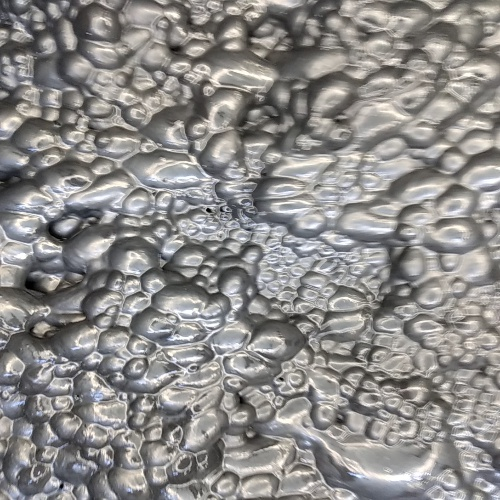
#> input picture web_project/video_detection/statics/images/rl4_pb15-7-0.jpg, 500 x 500 px, given in place of rl4_pb8-7.mp4, which was not available
$ jupyter execute velocity-test3.ipynb
#> lines starting #> are read from the running program, lines starting #| are printed output that depends on the picture; after the words box and inside, x2 and y2 are one past the last pixel; in counts of white or black regions, pixels touching at a corner belong together; pictures that were not available may be replaced by others from this repository, and a replacement may not be noted
[cell 1]
def crop(Image, offsetHauteur, offsetLargeur):
    hauteur = Image.shape[0]
    largeur = Image.shape[1]
    croped_image = Image[(hauteur//2 -offsetHauteur):(hauteur//2 +offsetHauteur),(largeur//2 -offsetLargeur):(largeur//2 +offsetLargeur)]
    return croped_image

[cell 2]
import cv2 as cv
import numpy as np
import time
import math
pathVideo = "./video/rl4_pb8-7.mp4"
start = time.process_time()

# Parameters for Shi-Tomasi corner detection
feature_params = dict(maxCorners = 0, qualityLevel = 0.2, minDistance = 10, blockSize = 7)
# Parameters for Lucas-Kanade optical flow
lk_params = dict(winSize = (15,15), maxLevel = 2, criteria = (cv.TERM_CRITERIA_EPS | cv.TERM_CRITERIA_COUNT, 10, 0.03))
# The video feed is read in as a VideoCapture object
cap = cv.VideoCapture(pathVideo)
if not cap.isOpened():
    print("Cannot open the file !")
# Variable for color to draw optical flow track
color = (0, 255, 0)
# pixel to mm
pixels_to_mm = 1
# get the FPS of the video
fps = int(cap.get(cv.CAP_PROP_FPS))
# set the step for taking frames based on the FPS
### step = int((1/fps) * 1000) # msec in this case the programme will be slower
step = 150 # this is the best value
# set the counter of frames
count = 0
# ret = a boolean return value from getting the frame, first_frame = the first frame in the entire video sequence
ret, first_frame = cap.read()
#> first_frame is the input picture: shape (500, 500, 3); mean B, G, R 138.6, 140.2, 142.1
# crop the frame
first_frame = crop(first_frame,200,200)
#> in crop, `croped_image = Image[(hauteur//2 -offsetHauteur):(hauteur//2 +offsetHa..`:
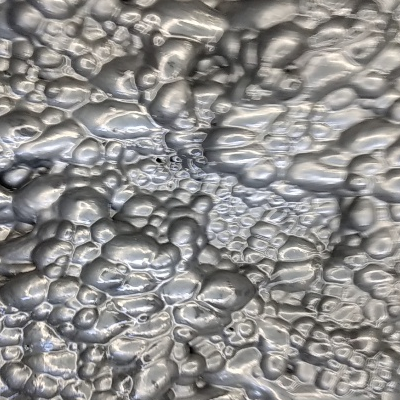
#> croped_image: shape (400, 400, 3); mean B, G, R 140.4, 142, 143.5
# Converts frame to grayscale because we only need the luminance channel for detecting edges - less computationally expensive
prev_gray = cv.cvtColor(first_frame, cv.COLOR_BGR2GRAY)
# Otsu's thresholding
ret2,prev_gray = cv.threshold(prev_gray,0,255,cv.THRESH_BINARY+cv.THRESH_OTSU)
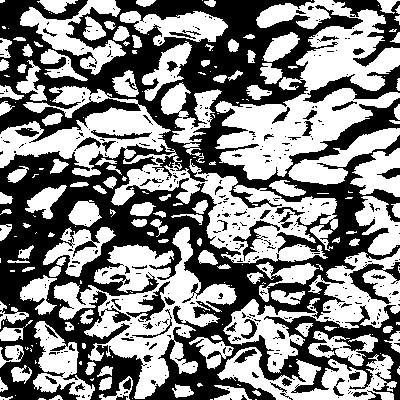
#> prev_gray: shape (400, 400); 51.9% white; 436 black regions (371 under 20 px), largest, box (x1, y1, x2, y2) and area: (0, 0, 400, 400) 68143, (333, 0, 400, 67) 1333, (303, 65, 400, 103) 1200
#> ret2 = 140
# Finds the strongest corners in the first frame by Shi-Tomasi method - we will track the optical flow for these corners
# https://docs.opencv.org/3.0-beta/modules/imgproc/doc/feature_detection.html#goodfeaturestotrack
prev = cv.goodFeaturesToTrack(prev_gray, mask = None, **feature_params)
#> prev = 578 rows, first 8: [20, 330], [245, 244], [394, 10], [95, 297], [70, 263], [325, 307], [95, 307], [102, 144]
# Creates an image filled with zero intensities with the same dimensions as the frame - for later drawing purposes
mask = np.zeros_like(first_frame)

while(True):
    # set the counter of frames
    count = count + 1
    # set the position to take the frame
    cap.set(cv.CAP_PROP_POS_MSEC,(count*step))
    # ret = a boolean return value from getting the frame, frame = the current frame being projected in the video
    ret, frame = cap.read()
    if ret == False:
        break
    # crop the frame
    frame = crop(frame,200,200)
    # Converts each frame to grayscale - we previously only converted the first frame to grayscale
    gray = cv.cvtColor(frame, cv.COLOR_BGR2GRAY)
    # Otsu's thresholding
    ret2,gray = cv.threshold(gray,0,255,cv.THRESH_BINARY+cv.THRESH_OTSU)
    # Calculates sparse optical flow by Lucas-Kanade method
    # https://docs.opencv.org/3.0-beta/modules/video/doc/motion_analysis_and_object_tracking.html#calcopticalflowpyrlk
    prev = cv.goodFeaturesToTrack(prev_gray, mask = None, **feature_params)
    next, status, error = cv.calcOpticalFlowPyrLK(prev_gray, gray, prev, None, **lk_params)
#> next has the same summary as prev; status = 578 values from 1 to 1; error = 578 values from 0 to 0
    # Selects good feature points for previous position
    good_old = prev[status == 1].astype(int)
#> good_old = 578 pairs, first value 1 to 398, second value 2 to 398
    # Selects good feature points for next position
    good_new = next[status == 1].astype(int)
#> good_new has the same summary as good_old
    # Creates an image filled with zero intensities with the same dimensions as the frame - for later drawing purposes
    mask = np.zeros_like(first_frame)
    # Draws the optical flow tracks
    vx_list = []
    vy_list = []
    dt = step/1000 # dt in second fixed for all frames
    for i, (new, old) in enumerate(zip(good_new, good_old)):
        # Returns a contiguous flattened array as (x, y) coordinates for new point
        x_new, y_new = new.ravel()
        # Returns a contiguous flattened array as (x, y) coordinates for old point
        x_old, y_old = old.ravel()
        # calculate the speed in x and y axis
        vx = abs((x_new-x_old)*pixels_to_mm/dt)
        vy = abs((y_new-y_old)*pixels_to_mm/dt)
        vx_list.append(vx)
        vy_list.append(vy)
        # Draws line between new and old position with green color and 2 thickness
        mask = cv.line(mask, (x_new, y_new), (x_old, y_old), color, 2)
        # Draws filled circle (thickness of -1) at new position with green color and radius of 3
        frame = cv.circle(frame, (x_new, y_new), 3, (0, 0, 255), -1)
#> this loop made 578 passes
#> (x_new, y_new, x_old, y_old) on passes 1 to 3: (20, 330, 20, 330), (245, 244, 245, 244), (394, 10, 394, 10)
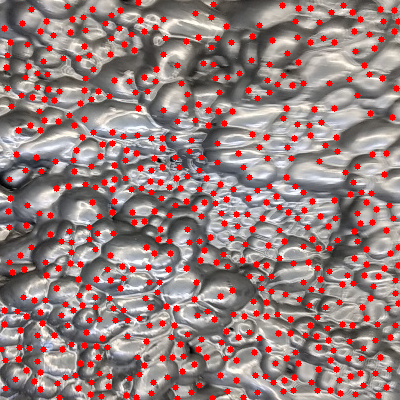
#> frame: shape (400, 400, 3); mean B, G, R 125.1, 126.6, 154.5
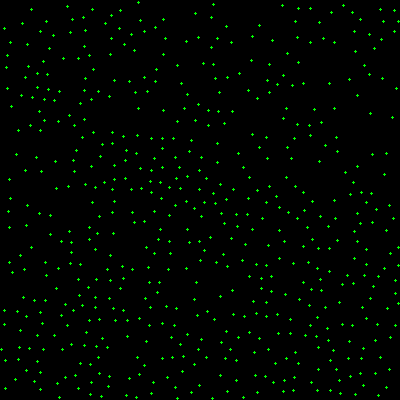
#> mask: shape (400, 400, 3); mean of channels 0, 1, 2 0, 4.6, 0; drawn as B, G, R
#> after the loop, vx_list = 578 values from 0 to 0; vy_list = 578 values from 0 to 0
    # calculate the average speed in x and y axis
    average_vx = sum(vx_list) / len(vx_list)
#> average_vx = 0
    average_vy = sum(vy_list) / len(vy_list)
#> average_vy = 0
    # Overlays the optical flow tracks on the original frame
    output = cv.add(frame, mask)
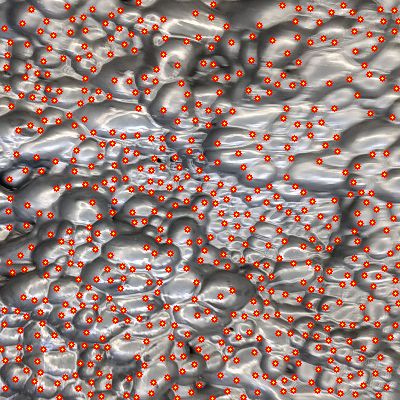
#> output: shape (400, 400, 3); mean B, G, R 125.1, 131.2, 154.5
    # Updates previous frame
    prev_gray = gray.copy()
    # [9 lines of commented-out code are left out]
    speed = np.zeros((250, 600), dtype = np.uint8)
    # whritw the speed result in the video
    text_vx = "vx = " + str(average_vx)
#> text_vx = 'vx = 0.0'
    text_vy = "vy = " + str(average_vy)
#> text_vy = 'vy = 0.0'
    text_v = "v = " + str(math.sqrt(pow(average_vx,2) + pow(average_vy,2)))
#> text_v = 'v = 0.0'
    font = cv.FONT_HERSHEY_SIMPLEX
    fontScale = 1
    cv.putText(speed, text_vx, (50, 50), font, fontScale, (255, 0, 0), 3)
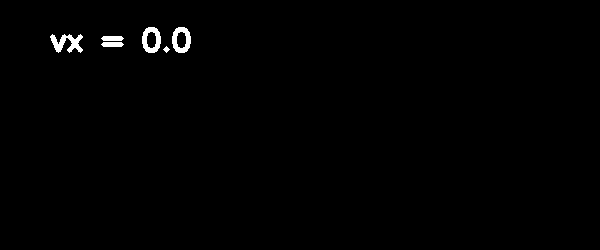
#> speed: shape (250, 600); 0.76% white; 6 white regions, box (x1, y1, x2, y2) and area: (50, 34, 83, 53) 331, (142, 27, 161, 53) 286, (172, 27, 191, 53) 286, (101, 36, 124, 41) 103, (101, 42, 124, 47) 103, (163, 46, 170, 53) 25
    cv.putText(speed, text_vx, (50, 50), font, fontScale, (255, 0, 0), 3)

    cv.putText(speed, text_vy, (50, 100), font, fontScale, (255, 0, 0), 3)
    cv.putText(speed, text_vy, (50, 100), font, fontScale, (255, 0, 0), 3)
    cv.putText(speed, text_v, (50, 150), font, fontScale, (255, 0, 0), 3)
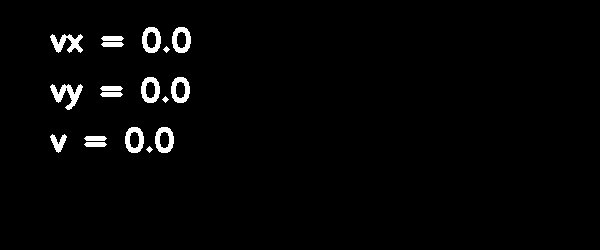
#> speed: shape (250, 600); 2.2% white; 18 white regions, largest, box (x1, y1, x2, y2) and area: (50, 84, 83, 110) 368, (50, 34, 83, 53) 331, (142, 27, 161, 53) 286
    # Opens a new window and displays the output frame
    cv.imshow("speed measures", speed)
    cv.imshow("sparse optical flow", output)
    cv.imshow("frame", frame)
    cv.imshow("Otsu's thresholding", gray)
    # Frames are read by intervals of 10 milliseconds. The programs breaks out of the while loop when the user presses the 'q' key
    if cv.waitKey(1) == ord('q'):
#> (key q is pressed here)
        break
print("==> optical flow ",time.process_time() - start)
# The following frees up resources and closes all windows
cap.release()
cv.destroyAllWindows()

$ run again, on web_project/video_detection/statics/images/rl4_pb15-7-24.jpg
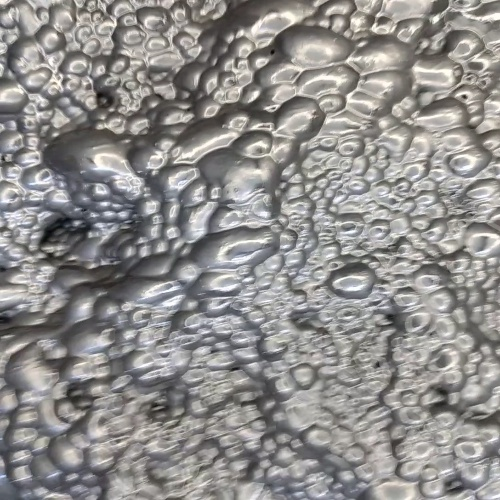
#> input picture web_project/video_detection/statics/images/rl4_pb15-7-24.jpg, 500 x 500 px, given in place of rl4_pb8-7.mp4, which was not available
#> first_frame is the input picture: shape (500, 500, 3); mean B, G, R 140.8, 142.5, 144.2
#> ret2 = 140
#> prev = 598 rows, first 8: [387, 134], [312, 273], [382, 388], [272, 140], [94, 140], [221, 75], [82, 51], [327, 282]
#> next has the same summary as prev; status = 598 values from 1 to 1; error = 598 values from 0 to 0
#> good_old = 598 pairs, first value 1 to 398, second value 1 to 398
#> good_new has the same summary as good_old
#> the loop `for i, (new, old) in enumerate(zip(good_new, good_old)):` made 598 passes
#> (x_new, y_new, x_old, y_old) on passes 1 to 3: (387, 134, 387, 134), (312, 273, 312, 273), (382, 388, 382, 388)
#> after the loop `for i, (new, old) in enumerate(zip(good_new, good_old)):`:
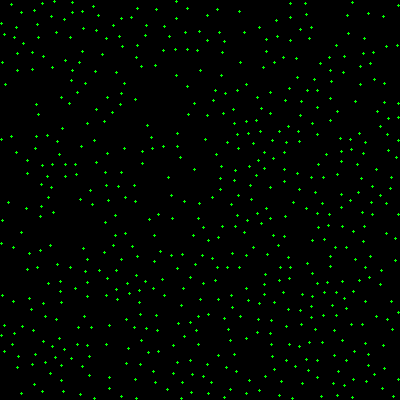
#> mask: shape (400, 400, 3); mean of channels 0, 1, 2 0, 4.8, 0; drawn as B, G, R
#> after the loop `for i, (new, old) in enumerate(zip(good_new, good_old)):`: vx_list = 598 values from 0 to 0
#> average_vx = 0
#> `output = cv.add(frame, mask)`:
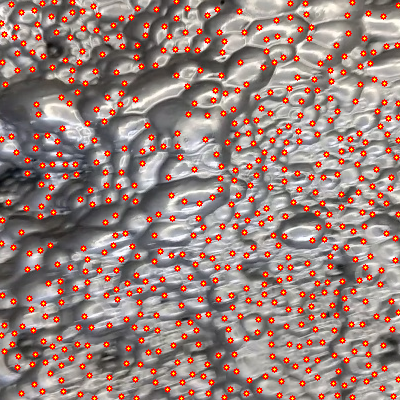
#> output: shape (400, 400, 3); mean B, G, R 124.5, 130.4, 154.3
#> text_vx = 'vx = 0.0'
#> text_vy = 'vy = 0.0'
#> text_v = 'v = 0.0'

$ run again, on web_project/video_detection/statics/images/rl4_pb15-7-61.jpg
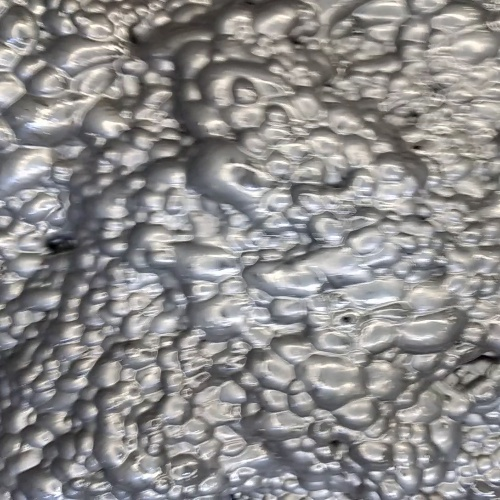
#> input picture web_project/video_detection/statics/images/rl4_pb15-7-61.jpg, 500 x 500 px, given in place of rl4_pb8-7.mp4, which was not available
#> first_frame is the input picture: shape (500, 500, 3); mean B, G, R 139.6, 140.1, 141.7
#> ret2 = 142
#> prev = 528 rows, first 8: [249, 190], [338, 40], [310, 279], [259, 262], [51, 282], [161, 62], [323, 221], [226, 284]
#> next has the same summary as prev; status = 528 values from 1 to 1; error = 528 values from 0 to 0
#> good_old = 528 pairs, first value 1 to 398, second value 1 to 398
#> good_new has the same summary as good_old
#> the loop `for i, (new, old) in enumerate(zip(good_new, good_old)):` made 528 passes
#> (x_new, y_new, x_old, y_old) on passes 1 to 3: (249, 190, 249, 190), (338, 40, 338, 40), (310, 279, 310, 279)
#> after the loop `for i, (new, old) in enumerate(zip(good_new, good_old)):`:
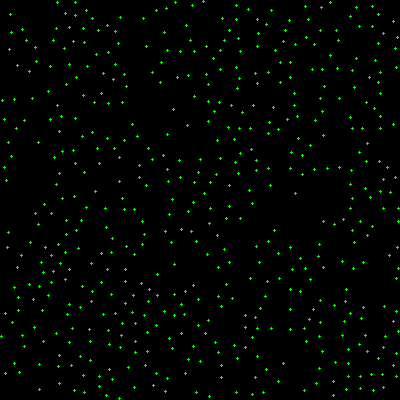
#> mask: shape (400, 400, 3); mean of channels 0, 1, 2 0, 4.2, 0; drawn as B, G, R
#> after the loop `for i, (new, old) in enumerate(zip(good_new, good_old)):`: vx_list = 528 values from 0 to 0
#> average_vx = 0
#> `output = cv.add(frame, mask)`:
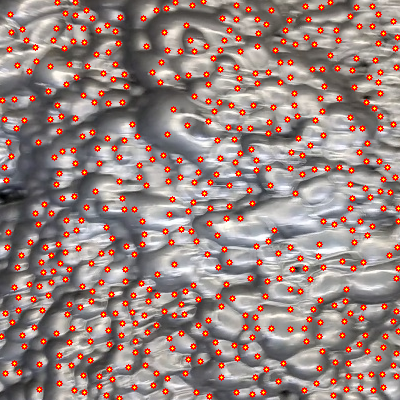
#> output: shape (400, 400, 3); mean B, G, R 127.7, 132.4, 153.8
#> text_vx = 'vx = 0.0'
#> text_vy = 'vy = 0.0'
#> text_v = 'v = 0.0'
